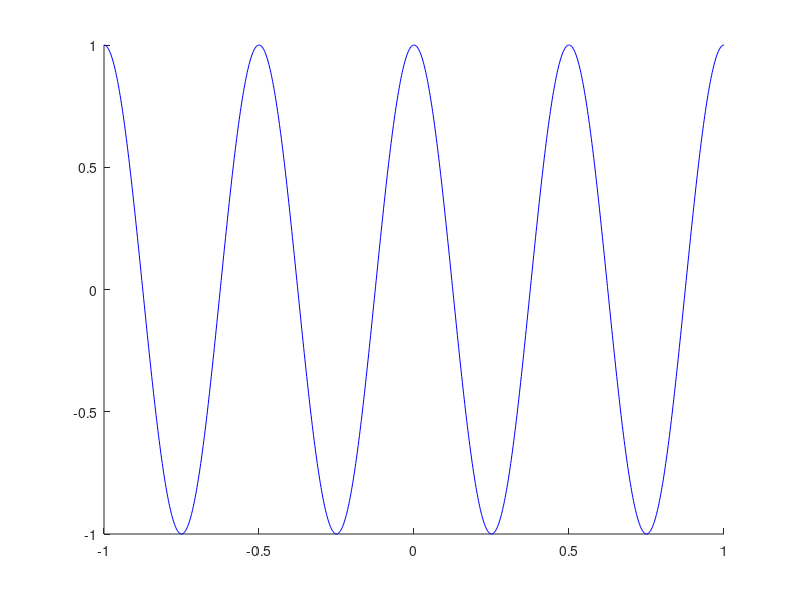

Write MATLAB code to recreate this figure. (Note: this script raises an error after producing the figure.)
%--------------------------------------------------------------------------
%                           Ejercicio 1 :
%--------------------------------------------------------------------------
f0=2;
n_points=1001 % Nuestro número de muestras.
t = linspace(-1,1,n_points); % generamos n_points numero de muestras entre -1 y 1.
xc0=cos(t*f0*2*pi);
figure(1);
hold on;
plot(t,xc0,'b');
[xd0,ts0]=conv_cd(xc0,t,0.1);
xlabel('time'), ylabel('y(t)') ;
stem(ts0,xd0,'r') ;
hold off

%--------------------------------------------------------------------------
%                           Ejercicio 2 :
%--------------------------------------------------------------------------

%Meta : calcular las transformadas de fouried de una misma señal en forma
%continua y discreta .

hold on;
figure(2);  
%  1º Generamos xc(t) : t € [-2,2] con una variacion sobre t de 0,001 .
f0=2;
muestras=1001;
Ts1=0.1;Ts2=0.01;
vt=0.001;
t=-2:vt:2;
xc = cos(2*pi*f0*t); %Nuestra funcion senoidal con frecuencia 2 .

% 2º Evaluamos Xc(jw) : w € [-6pi,6pi].

w = linspace (-6*pi,6*pi,muestras)

for n = 1:length(w);
   Xc(n) = sum(xc.*exp(-j*w(n)*t)*vt);
end 

[xd,ts0]=conv_cd(Xc,w,0.1); %Transformada de foulier de xc.
subplot(3,1,1);
plot(ts0,xd); 
%3º Muestrear la señal Xc(t) con T1=0.1 obteniendo Xd [n]=xc(nTs) entre w €
% [-pi,pi] con 1001 puntos.
wd= linspace(-pi,pi,muestras); 
%Calculamos Xd [t] con xc (t) segundo con un periodo de 0.1.
[xd1,tsampl]=conv_cd(xc,t,Ts1);


%Calculamos Xd [t] con xc (t) segundo con un periodo de 0.01.
[xd2,tsamp3]=conv_cd(xc,t,Ts2);
%Normalizamos el numero de muestras   
n1=-floor(size(tsampl,2)/2):floor(size(tsampl,2)/2);
n2=-floor(size(tsamp3,2)/2):floor(size(tsamp3,2)/2);

%Calculamos la transformada de fulier de la señal con periodo 0,1.
for k =1:length(wd)
    Xd1(k)=sum(xd1.*exp(-j*n1*wd(k)));
end 

subplot(3,1,2)
plot(wd,real(Xd1)) % la ponemos en segundo lugar de la figura

%Calculamos la transformada de fulier de la señal con periodo 0,01.

for k =1:length(wd)
    Xd2(k)=sum(xd2.*exp(-j*n2*wd(k)))
end   

subplot(3,1,3)
plot(wd,real(Xd2))%La ponemos en el ultimo lugar de la figura.
hold off;
%--------------------------------------------------------------------------
%                           Ejercicio 3 :
%--------------------------------------------------------------------------
% 1º Calculamos las señales reconstruidas para tener todos los
% ingredientes.

for k =1:length(t)
    hil=filtro_ideal(t(k)-tsampl,Ts1); %Para la convolucion [xd1,tsamp1] ; T=0,1
    xr1(k)=sum(xd1.*hil);
end

for k =1:length(t)
    hil=filtro_ideal(t(k)-tsamp3,Ts2);%Para la convolucion [xd1,tsamp1] ; T=0,01
    xr2(k)=sum(xd2.*hil);
end
%Comenzamos a plotear :
%Nos pide dos figuras , estas son:


%   (2,1,1) --> T = 0,1
figure(3);

subplot(2,1,1); 
plot(t,xc,'b'); % Representamos la señal senoidal en el tiempo.
hold on;
stem(tsampl,xd1,'r') ; % Le añadimos las muestras discretas de la señal con T=0,1
plot(t,xr1,'g'); % Añadimos en verde la reconstruccion de la señal. 
hold off;

%   (2,1,2) --> T = 0,01

subplot(2,1,2);
plot(t,xc,'b');  % Representamos la señal senoidal en el tiempo.
hold on;
stem(tsamp3,xd2,'r') ; % Le añadimos las muestras discretas de la señal con T=0,1
plot(t,xr2,'g'); % Añadimos en verde la reconstruccion de la señal. 
hold off;
%--------------------------------------------------------------------------
%                           Ejercicio 4 :
%--------------------------------------------------------------------------
%
%
%
%--------------------------------------------------------------------------
%                            APARTADO A 
%--------------------------------------------------------------------------
for k =1:length(t)
    hil=filtro_orden0(t(k)-tsampl,Ts1); %Para la convolucion [xd1,tsamp1] ; T=0,1
    xr1(k)=sum(xd1.*hil);
end
figure(3);

for k =1:length(t)
    hil=filtro_orden0(t(k)-tsamp3,Ts2);%Para la convolucion [xd1,tsamp1] ; T=0,01
    xr2(k)=sum(xd2.*hil);
end

% 2º Comenzamos a plotear :
%Nos pide dos figuras , estas son:


%   (2,1,1) --> T = 0,1
figure(4);

subplot(2,1,1); 
plot(t,xc,'b'); % Representamos la señal senoidal en el tiempo.
hold on;
stem(tsampl,xd1,'r') ; % Le añadimos las muestras discretas de la señal con T=0,1
plot(t,xr1,'g'); % Añadimos en verde la reconstruccion de la señal. 
hold off;

%   (2,1,2) --> T = 0,01

subplot(2,1,2);
plot(t,xc,'b');  % Representamos la señal senoidal en el tiempo.
hold on;
stem(tsamp3,xd2,'r') ; % Le añadimos las muestras discretas de la señal con T=0,1
plot(t,xr2,'g'); % Añadimos en verde la reconstruccion de la señal. 
hold off;

%--------------------------------------------------------------------------
%                            APARTADO B 
%--------------------------------------------------------------------------

% 1º Obtenemos las señales reconstruidas utilizando el interpolador lineal. 

for k =1:length(t)
    hil=filtro_lineal(t(k)-tsampl,Ts1); %Para la convolucion [xd1,tsamp1] ; T=0,1
    xr1(k)=sum(xd1.*hil);
end
figure(3);

for k =1:length(t)
    hil=filtro_lineal(t(k)-tsamp3,Ts2);%Para la convolucion [xd1,tsamp1] ; T=0,01
    xr2(k)=sum(xd2.*hil);
end

% 2º Comenzamos a plotear :
%Nos pide dos figuras , estas son:


%   (2,1,1) --> T = 0,1
figure(5);

subplot(2,1,1); 
plot(t,xc,'b'); % Representamos la señal senoidal en el tiempo.
hold on;
stem(tsampl,xd1,'r') ; % Le añadimos las muestras discretas de la señal con T=0,1
plot(t,xr1,'g'); % Añadimos en verde la reconstruccion de la señal. 
hold off;

%   (2,1,2) --> T = 0,01

subplot(2,1,2);
plot(t,xc,'b');  % Representamos la señal senoidal en el tiempo.
hold on;
stem(tsamp3,xd2,'r') ; % Le añadimos las muestras discretas de la señal con T=0,1
plot(t,xr2,'g'); % Añadimos en verde la reconstruccion de la señal. 
hold off;

%--------------------------------------------------------------------------
